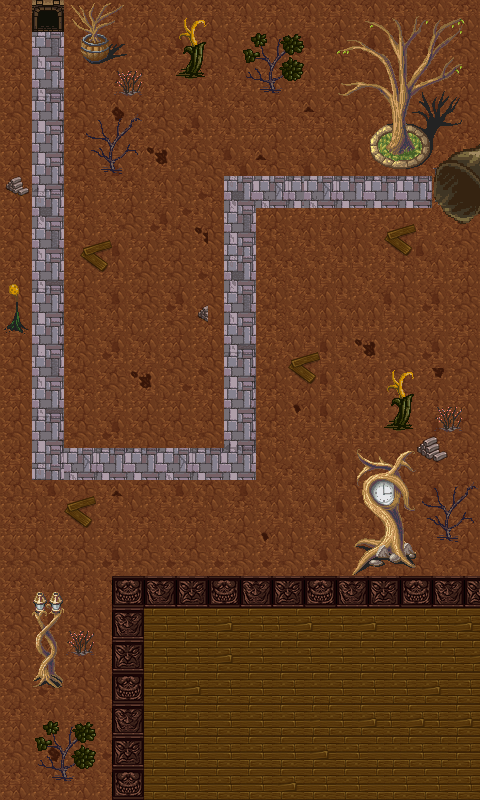

Below is a game level as drawn by its tile map, then a one-line description and the .tmx that defines it (tile-layer data replaced by summaries):
An orthogonal 30x50 tile map with 16x16 px tiles, 3 tile layers (layer, objects, spots), 5 tilesets.

<map version="1.0" orientation="orthogonal" renderorder="right-down" width="30" height="50" tilewidth="16" tileheight="16" nextobjectid="1">
 <tileset firstgid="1" name="exit" tilewidth="16" tileheight="16">
  <image source="exit.bmp" width="53" height="97" />
 </tileset>
 <tileset firstgid="19" name="hyptosis_tile-art-batch-1" tilewidth="16" tileheight="16">
  <image source="hyptosis_tile-art-batch-1.png" width="960" height="960" />
 </tileset>
 <tileset firstgid="3619" name="hyptosis_til-art-batch-2" tilewidth="16" tileheight="16">
  <image source="hyptosis_til-art-batch-2.png" width="960" height="960" />
 </tileset>
 <tileset firstgid="7219" name="hyptosis_tile-art-batch-3" tilewidth="16" tileheight="16">
  <image source="hyptosis_tile-art-batch-3.png" width="960" height="960" />
 </tileset>
 <tileset firstgid="10819" name="hyptosis_tile-art-batch-4" tilewidth="16" tileheight="16">
  <image source="hyptosis_tile-art-batch-4.png" width="960" height="960" />
 </tileset>
 <layer name="layer" width="30" height="50">
  <data>[1500 cells, 1500 non-empty, 95 distinct tile ids]</data>
 </layer>
 <layer name="objects" width="30" height="50">
  <data>[1500 cells, 516 non-empty, 220 distinct tile ids]</data>
 </layer>
 <layer name="spots" width="30" height="50">
  <data>[1500 cells, 436 non-empty, 33 distinct tile ids]</data>
 </layer>
</map>
